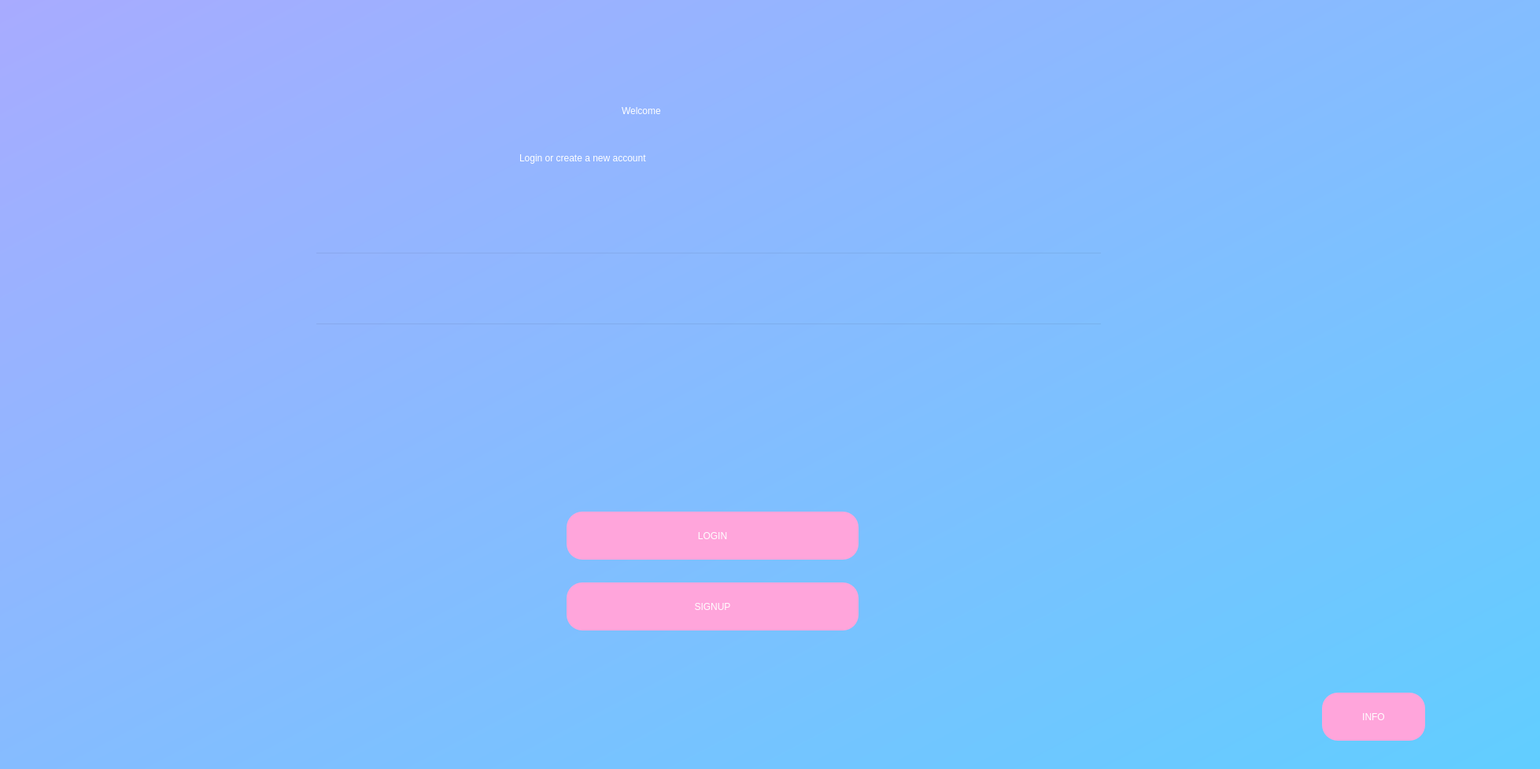
<?xml version="1.0" encoding="UTF-8"?>
<ui version="4.0">
 <class>Form</class>
 <widget class="QWidget" name="Form">
  <property name="geometry">
   <rect>
    <x>0</x>
    <y>0</y>
    <width>1957</width>
    <height>977</height>
   </rect>
  </property>
  <property name="windowTitle">
   <string>Form</string>
  </property>
  <widget class="QWidget" name="widget" native="true">
   <property name="geometry">
    <rect>
     <x>-70</x>
     <y>-20</y>
     <width>2041</width>
     <height>1071</height>
    </rect>
   </property>
   <property name="styleSheet">
    <string notr="true">QWidget#widget{
background-color:qlineargradient(spread:pad, x1:0, y1:0, x2:1, y2:1, stop:0 rgba(170, 170, 255, 255), stop:1 rgba(94, 207, 255, 255));
}</string>
   </property>
   <widget class="QLabel" name="label">
    <property name="geometry">
     <rect>
      <x>860</x>
      <y>130</y>
      <width>281</width>
      <height>61</height>
     </rect>
    </property>
    <property name="styleSheet">
     <string notr="true">color:rgb(255, 255, 255);
font: 30pt &quot;MS Sans Serif&quot;;</string>
    </property>
    <property name="text">
     <string>Welcome</string>
    </property>
   </widget>
   <widget class="QLabel" name="label_4">
    <property name="geometry">
     <rect>
      <x>730</x>
      <y>190</y>
      <width>511</width>
      <height>61</height>
     </rect>
    </property>
    <property name="styleSheet">
     <string notr="true">color:rgb(255, 255, 255);
font: 20pt &quot;MS Sans Serif&quot;;</string>
    </property>
    <property name="text">
     <string>Login or create a new account</string>
    </property>
   </widget>
   <widget class="QPushButton" name="login">
    <property name="geometry">
     <rect>
      <x>790</x>
      <y>670</y>
      <width>371</width>
      <height>61</height>
     </rect>
    </property>
    <property name="styleSheet">
     <string notr="true">background-color:rgb(255, 165, 219);
font: 10pt &quot;MS Shell Dlg 2&quot;;
color:rgb(255, 255, 255);
border-radius:20px;</string>
    </property>
    <property name="text">
     <string>LOGIN</string>
    </property>
   </widget>
   <widget class="QPushButton" name="sign">
    <property name="geometry">
     <rect>
      <x>790</x>
      <y>760</y>
      <width>371</width>
      <height>61</height>
     </rect>
    </property>
    <property name="styleSheet">
     <string notr="true">background-color:rgb(255, 165, 219);
font: 10pt &quot;MS Shell Dlg 2&quot;;
color:rgb(255, 255, 255);
border-radius:20px;</string>
    </property>
    <property name="text">
     <string>SIGNUP</string>
    </property>
   </widget>
   <widget class="QPushButton" name="info">
    <property name="geometry">
     <rect>
      <x>1750</x>
      <y>900</y>
      <width>131</width>
      <height>61</height>
     </rect>
    </property>
    <property name="styleSheet">
     <string notr="true">background-color:rgb(255, 165, 219);
font: 10pt &quot;MS Shell Dlg 2&quot;;
color:rgb(255, 255, 255);
border-radius:20px;</string>
    </property>
    <property name="text">
     <string>INFO</string>
    </property>
   </widget>
   <widget class="QLineEdit" name="username">
    <property name="geometry">
     <rect>
      <x>470</x>
      <y>340</y>
      <width>1001</width>
      <height>71</height>
     </rect>
    </property>
    <property name="styleSheet">
     <string notr="true">background-color:rgba(0,0,0,0);
font: 11pt &quot;MS Shell Dlg 2&quot;;</string>
    </property>
   </widget>
   <widget class="QLineEdit" name="passw">
    <property name="geometry">
     <rect>
      <x>470</x>
      <y>430</y>
      <width>1001</width>
      <height>71</height>
     </rect>
    </property>
    <property name="styleSheet">
     <string notr="true">background-color:rgba(0,0,0,0);
font: 11pt &quot;MS Shell Dlg 2&quot;;</string>
    </property>
   </widget>
   <widget class="QLabel" name="error">
    <property name="geometry">
     <rect>
      <x>530</x>
      <y>540</y>
      <width>961</width>
      <height>16</height>
     </rect>
    </property>
    <property name="styleSheet">
     <string notr="true">color:rgb(255, 0, 0)</string>
    </property>
    <property name="text">
     <string/>
    </property>
   </widget>
  </widget>
 </widget>
 <resources/>
 <connections/>
</ui>
